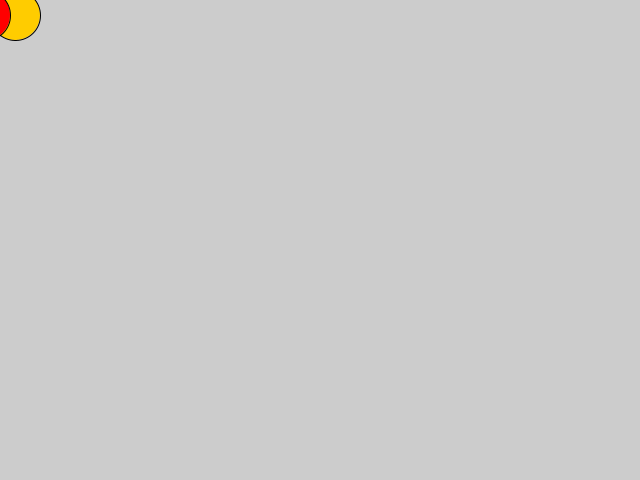
Frame 1 (no input)
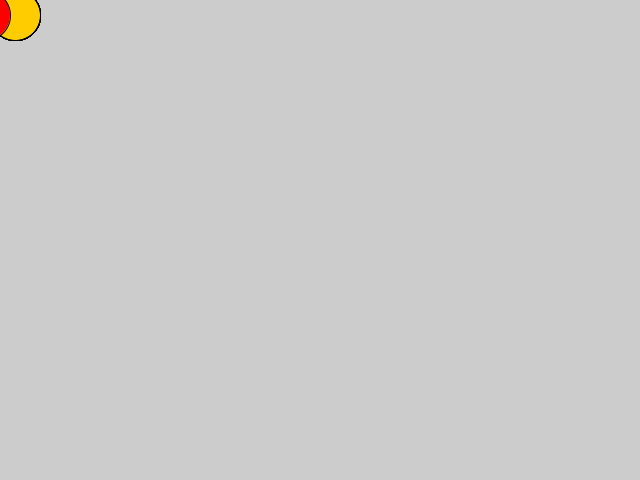
Frame 60 (the mouse pressed at the canvas centre just before this capture)
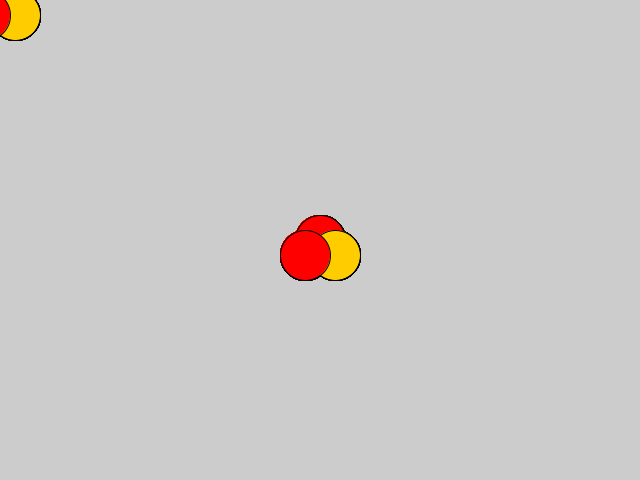
Frame 120 (the mouse held since frame 60 and released just before this capture)

The Processing sketch that drew these frames (run headless with seeded random() and noise(); from frame 60 on, the mouse is pressed at the canvas centre):

// Processing sketch: circles
// ── circles.pde
void setup() {
  size(640, 480);
}

void draw() {
  fill(color(255, 0, 0));
  ellipse(mouseX, mouseY, 50, 50);
  fill(color(255, 204, 0));
  ellipse(mouseX+15, mouseY+15, 50, 50);
  fill(color(255, 0, 0));
  ellipse(mouseX-15, mouseY+15, 50, 50);
}
